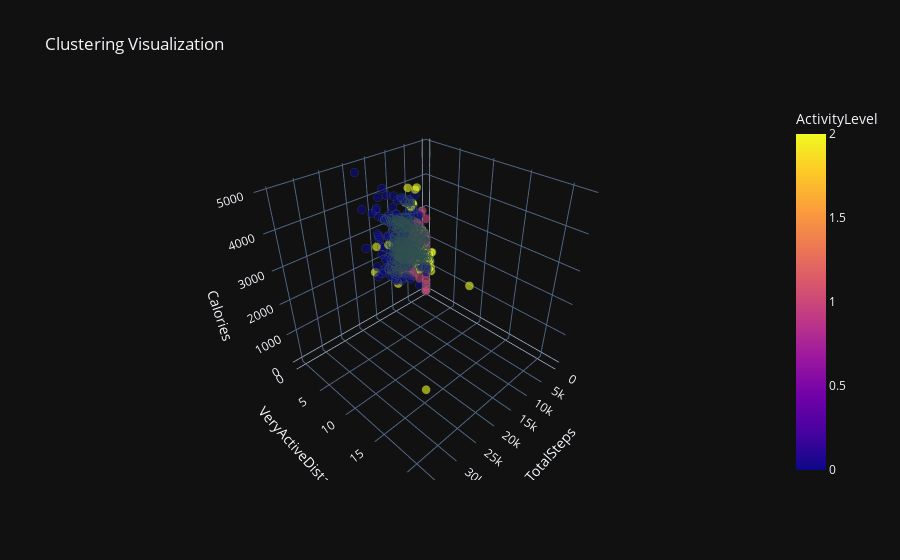

Notebook code for this chart:
### Code cell
import plotly.express as px

fig = px.scatter_3d(
    df_daily_activity_merged,
    x="TotalSteps",
    y="VeryActiveDistance",
    z="Calories",
    color="ActivityLevel",
    title="Clustering Visualization",
    template="plotly_dark",
)

fig.update_traces(
    marker=dict(size=3, opacity=0.6, line=dict(width=2, color="DarkSlateGrey")
))

fig.update_layout(
    scene=dict(
        xaxis_title="TotalSteps",
        yaxis_title="VeryActiveDistance",
        zaxis_title="Calories",
    ),
    scene_aspectmode="cube",
)

fig.show()

### Figure 1 — Plotly figure (JSON) as saved in the notebook; plotly's stock layout.template omitted (floating-point values rounded to 4 significant figures; data arrays with more than 128 entries replaced by an {"elided": "..."} marker saying what was removed)
{"data": [{"hovertemplate": "TotalSteps=%{x}<br>VeryActiveDistance=%{y}<br>Calories=%{z}<br>ActivityLevel=%{marker.color}<extra></extra>", "legendgroup": "", "marker": {"color": {"elided": "940 int values"}, "coloraxis": "coloraxis", "line": {"color": "DarkSlateGrey", "width": 2}, "opacity": 0.6, "size": 3, "symbol": "circle"}, "mode": "markers", "name": "", "scene": "scene", "showlegend": false, "type": "scatter3d", "x": {"elided": "940 int values"}, "y": {"elided": "940 float values"}, "z": {"elided": "940 int values"}}], "layout": {"coloraxis": {"colorbar": {"title": {"text": "ActivityLevel"}}, "colorscale": [[0, "#0d0887"], [0.1111, "#46039f"], [0.2222, "#7201a8"], [0.3333, "#9c179e"], [0.4444, "#bd3786"], [0.5556, "#d8576b"], [0.6667, "#ed7953"], [0.7778, "#fb9f3a"], [0.8889, "#fdca26"], [1, "#f0f921"]]}, "legend": {"tracegroupgap": 0}, "scene": {"aspectmode": "cube", "domain": {"x": [0, 1], "y": [0, 1]}, "xaxis": {"title": {"text": "TotalSteps"}}, "yaxis": {"title": {"text": "VeryActiveDistance"}}, "zaxis": {"title": {"text": "Calories"}}}, "title": {"text": "Clustering Visualization"}}}
